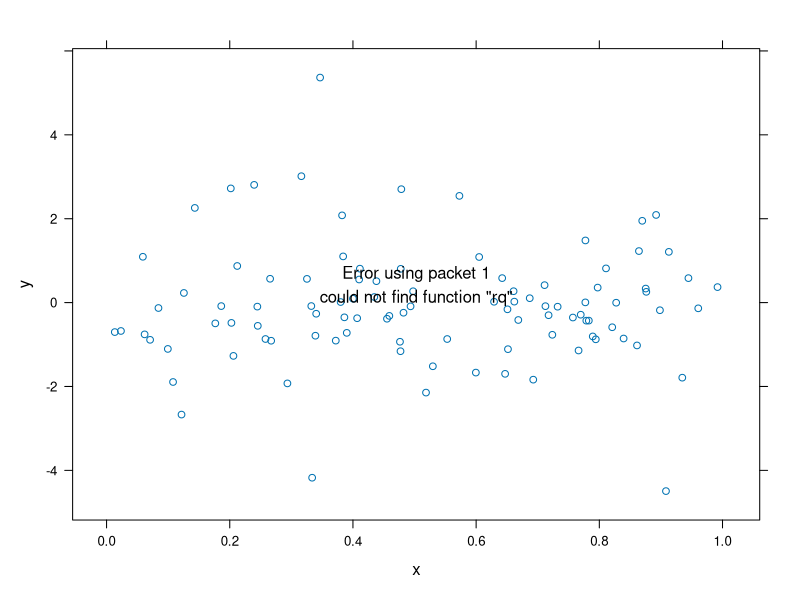
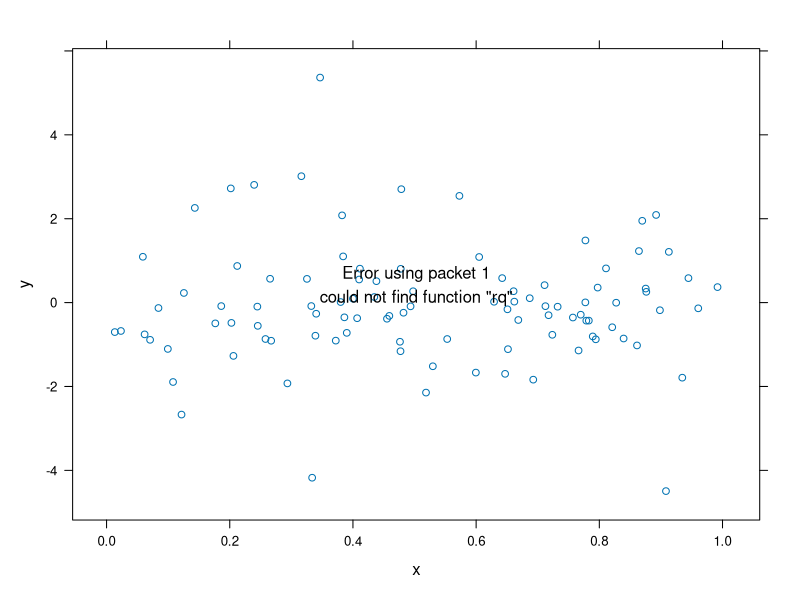
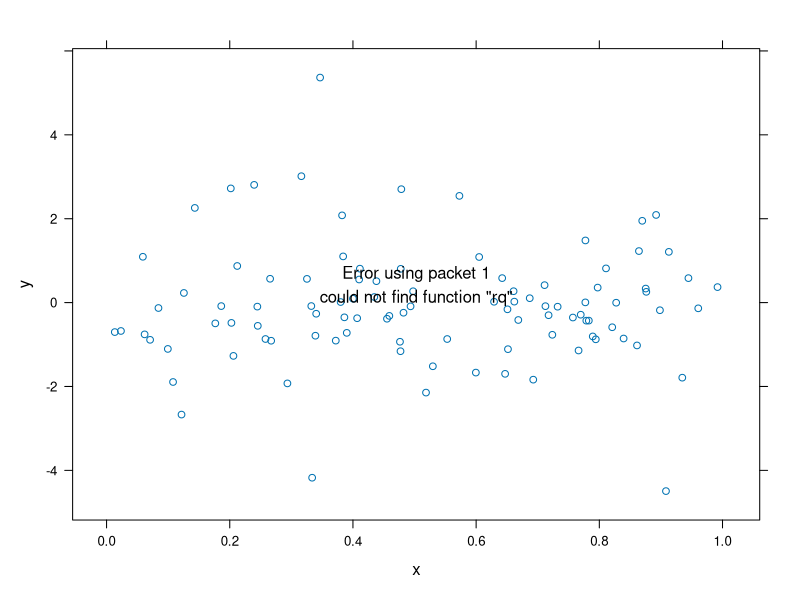
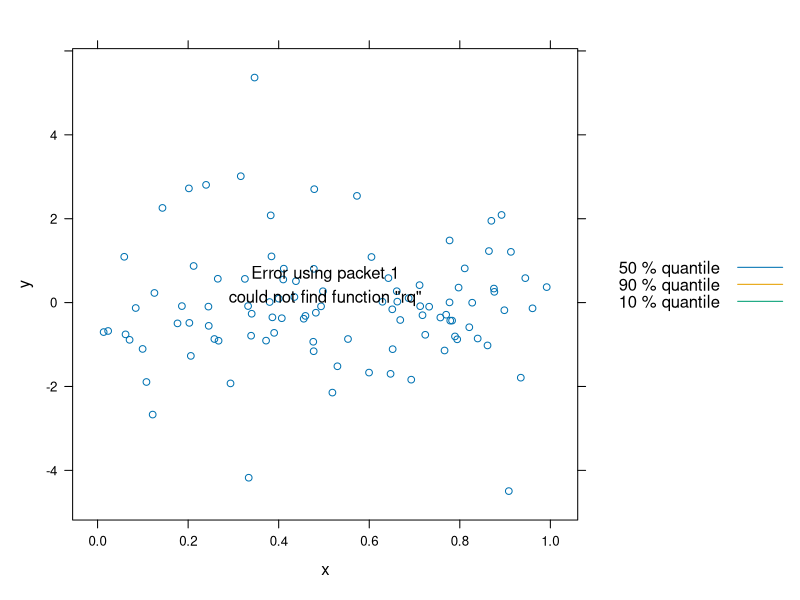

Reproduce these figures in R, in order.
library(latticeExtra)


### Name: panel.quantile
### Title: Plot a quantile regression line with standard error bounds.
### Aliases: panel.quantile
### Keywords: dplot

### ** Examples

## library("quantreg")

set.seed(1)
xy <- data.frame(x = runif(100), y = rt(100, df = 5))
xyplot(y ~ x, xy) +
  layer(panel.quantile(x, y, tau = c(.95, .5, .05)))

if (require("splines")) {
  xyplot(y ~ x, xy) +
    layer(panel.quantile(y ~ ns(x, 3), tau = 0.9))

  xyplot(y ~ x, xy) +
    layer(panel.quantile(y ~ ns(x, 3), tau = 0.9, ci = TRUE))
}

xyplot(y ~ x, xy) +
  layer(panel.quantile(x, y, tau = c(.5, .9, .1), superpose = TRUE))
update(trellis.last.object(),
  auto.key = list(text = paste(c(50,90,10), "% quantile"),
                  points = FALSE, lines = TRUE))

## seems not to work...
#xyplot(y ~ x, xy) +
#  layer(panel.quantile(y ~ qss(x, lambda=1), method = "rqss"))
